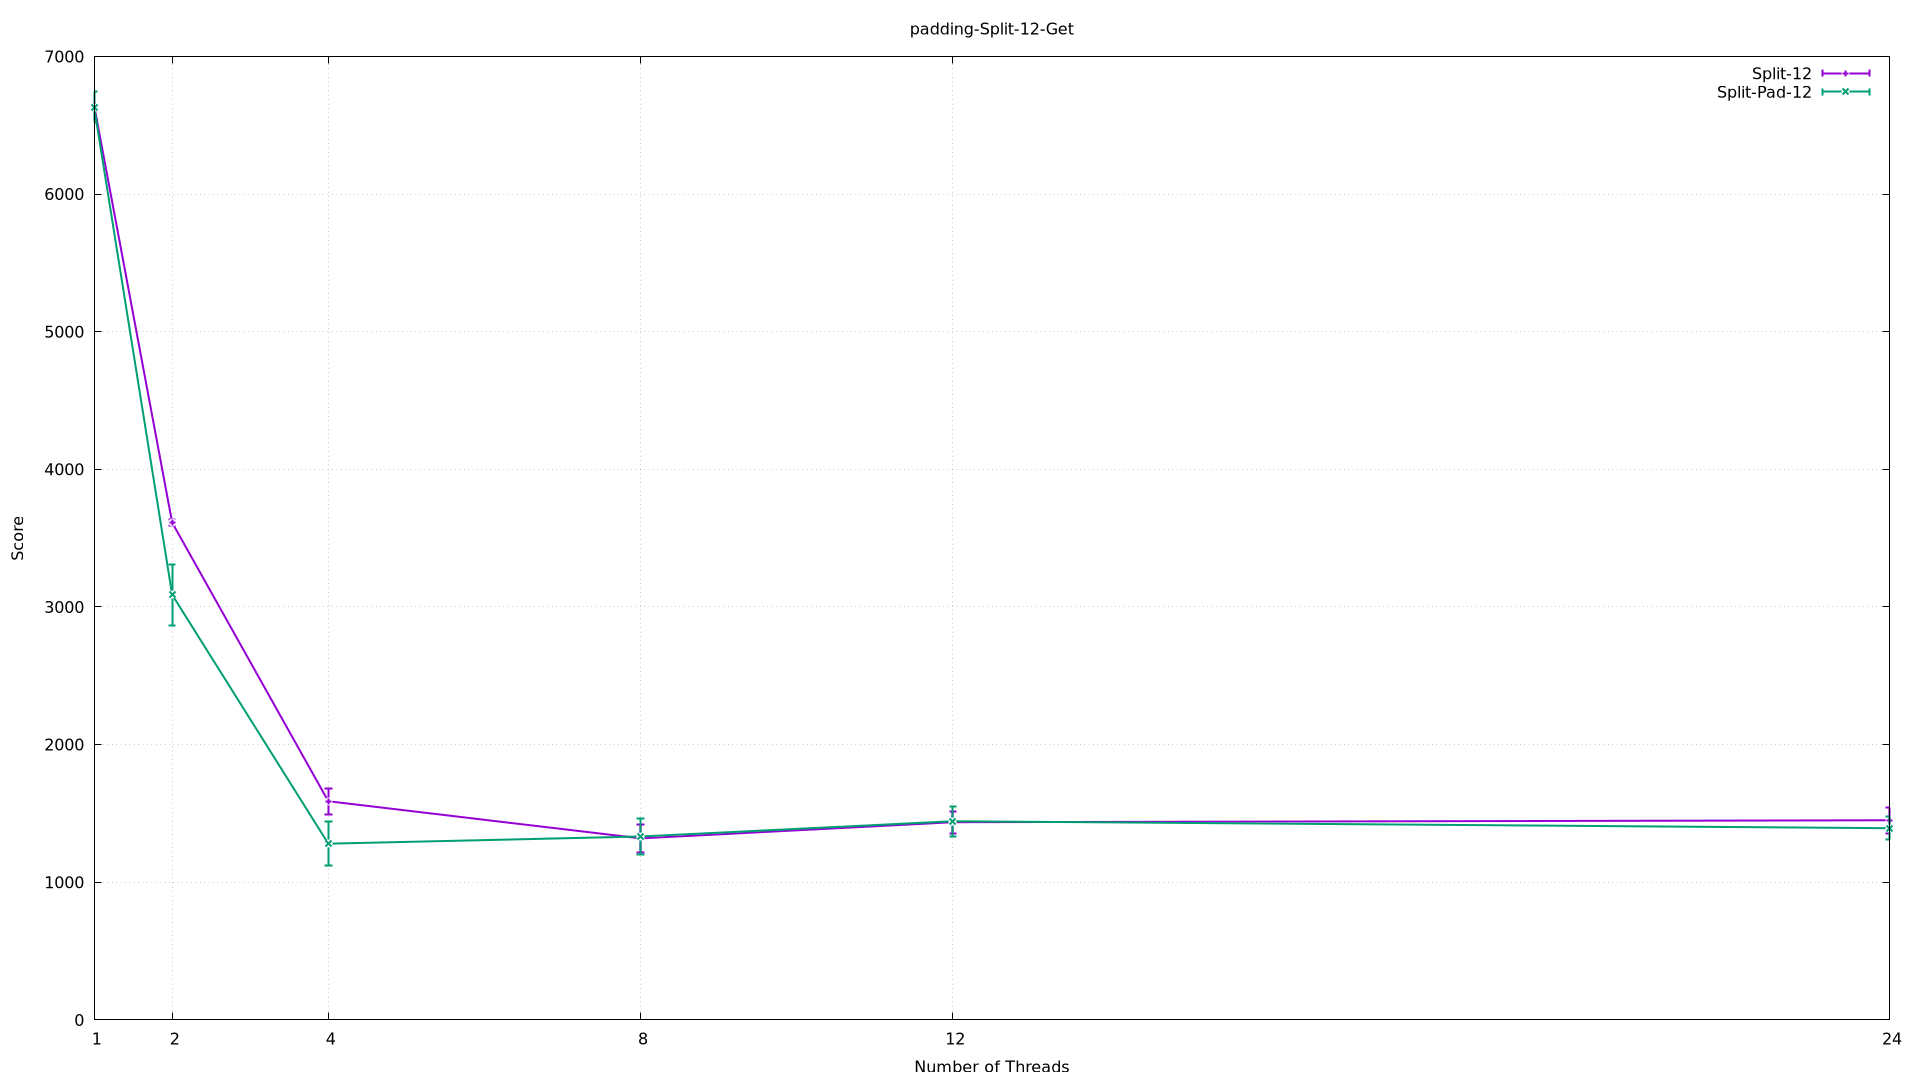

Write the gnuplot code that produced this figure.
set terminal pngcairo size 1920,1080
set output 'padding-Split-12-Get.png'
set title 'padding-Split-12-Get'
set xlabel 'Number of Threads'
set xtics (1, 2, 4, 8, 12, 24)
set ylabel 'Score'
set yrange [0:*]
set grid
plot 'padding-Split-12-Get.dat' index 0 title 'Split-12' with yerrorlines linewidth 2, \
     'padding-Split-12-Get.dat' index 1 title 'Split-Pad-12' with yerrorlines linewidth 2
